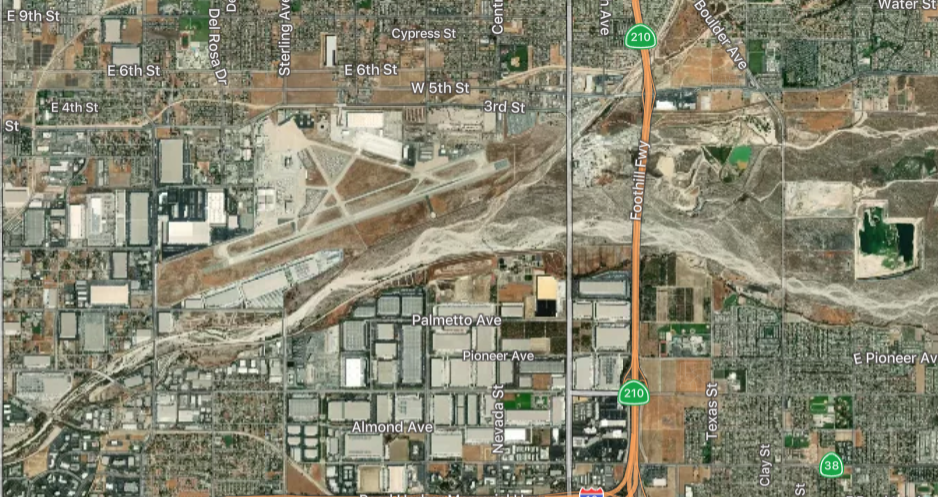
#> input picture Computer Vision/Satellite-Object-Detection-CV/img1_1.png, 938 x 497 px
$ python task_1.py
#> lines starting #> are read from the running program, lines starting #| are printed output that depends on the picture
import cv2
import numpy as np
import matplotlib
matplotlib.use('TkAgg')
import matplotlib.pyplot as plt

img1 = cv2.imread('img1_1.png')
#> img1 is the input picture: shape (497, 938, 3); mean B, G, R 113.5, 133.4, 134.2
img2 = cv2.imread('img2_2.png')
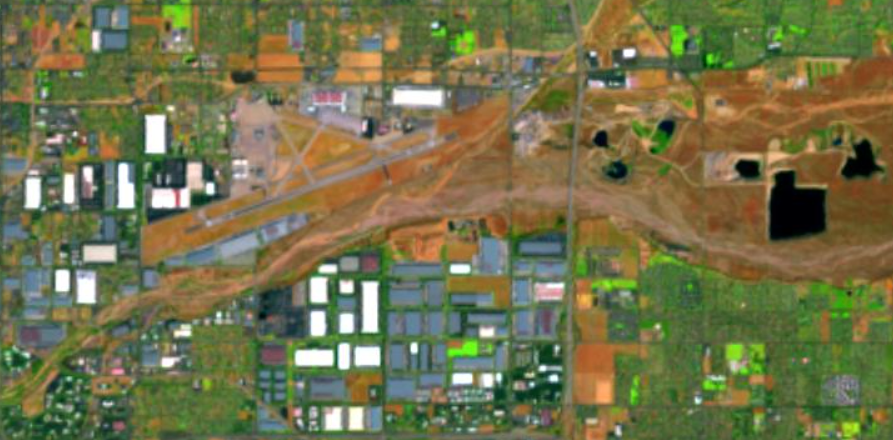
#> input picture Computer Vision/Satellite-Object-Detection-CV/img2_2.png, 893 x 440 px
#> img2 is the input picture: shape (440, 893, 3); mean B, G, R 74.8, 114.1, 114.1

img1 = cv2.resize(img1, (600, 400))
#> img1: shape (400, 600, 3)
img2 = cv2.resize(img2, (600, 400))
#> img2: shape (400, 600, 3)

# Попередня обробка
# Використовуємо GaussianBlur + unsharp mask для покращення різкості
img1_blur = cv2.GaussianBlur(img1, (5,5), 0)
img2_blur = cv2.GaussianBlur(img2, (5,5), 0)

# Посилення контрасту
sharp_kernel = np.array([[-1,-1,-1], [-1,9,-1], [-1,-1,-1]])
img1_sharp = cv2.filter2D(img1_blur, -1, sharp_kernel)
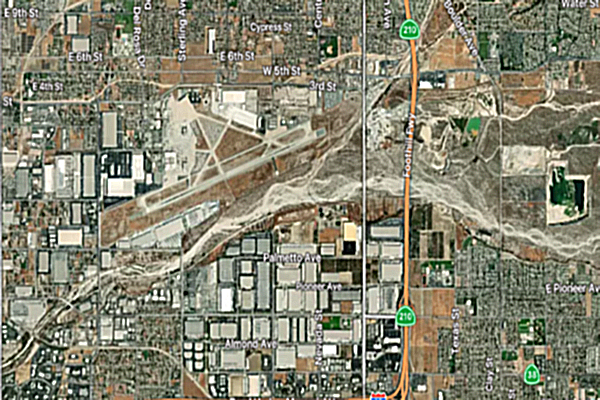
#> img1_sharp: shape (400, 600, 3); mean B, G, R 113.4, 133, 133.8
img2_sharp = cv2.filter2D(img2_blur, -1, sharp_kernel)
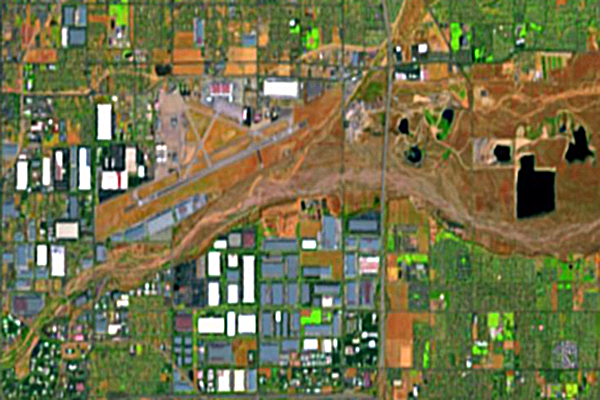
#> img2_sharp: shape (400, 600, 3); mean B, G, R 74.3, 113.5, 113.7

# вирівнювання яскравості
img1_yuv = cv2.cvtColor(img1_blur, cv2.COLOR_BGR2YUV)
#> img1_yuv: shape (400, 600, 3); mean of channels 0, 1, 2 131.2, 119.3, 130.5
img1_yuv[:,:,0] = cv2.equalizeHist(img1_yuv[:,:,0])
#> img1_yuv: shape (400, 600, 3); mean of channels 0, 1, 2 128.7, 119.3, 130.5
img1_corr = cv2.cvtColor(img1_yuv, cv2.COLOR_YUV2BGR)

img2_yuv = cv2.cvtColor(img2_blur, cv2.COLOR_BGR2YUV)
#> img2_yuv: shape (400, 600, 3); mean of channels 0, 1, 2 109.5, 110.8, 131.9
img2_yuv[:,:,0] = cv2.equalizeHist(img2_yuv[:,:,0])
#> img2_yuv: shape (400, 600, 3); mean of channels 0, 1, 2 128.9, 110.8, 131.9
img2_corr = cv2.cvtColor(img2_yuv, cv2.COLOR_YUV2BGR)

plt.figure(figsize=(10,5))
plt.subplot(121), plt.imshow(cv2.cvtColor(img1_corr, cv2.COLOR_BGR2RGB)), plt.title('Оброблене зображення 1')
plt.subplot(122), plt.imshow(cv2.cvtColor(img2_corr, cv2.COLOR_BGR2RGB)), plt.title('Оброблене зображення 2')
plt.show()

# Виділення ознак ORB (feature detection)
orb = cv2.ORB_create(nfeatures=1000)

# Знаходження ключових точок та дескрипторів
kp1, des1 = orb.detectAndCompute(img1_corr, None)
#> kp1 = 1000 keypoints; strongest (x, y, size): (375, 346, 31), (245, 270, 53.6), (137, 189, 77.1), (140, 176, 111.1)
kp2, des2 = orb.detectAndCompute(img2_corr, None)
#> kp2 = 1000 keypoints; strongest (x, y, size): (370, 342, 53.6), (227, 248, 92.6), (233, 257, 92.6), (47, 344, 31)

# Візуалізація знайдених точок
img_kp1 = cv2.drawKeypoints(img1_corr, kp1, None, color=(0,255,0))
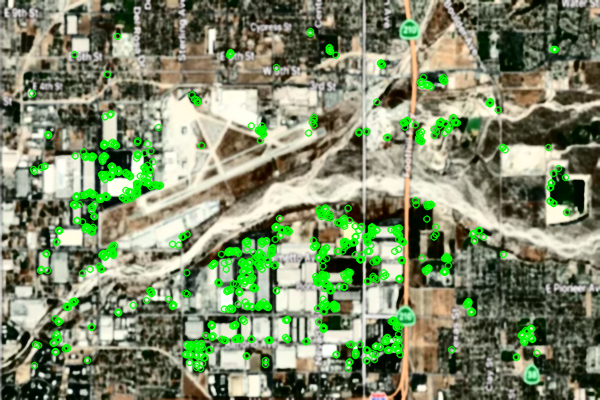
#> img_kp1: shape (400, 600, 3); mean B, G, R 105.4, 137.7, 124.7
img_kp2 = cv2.drawKeypoints(img2_corr, kp2, None, color=(0,255,0))
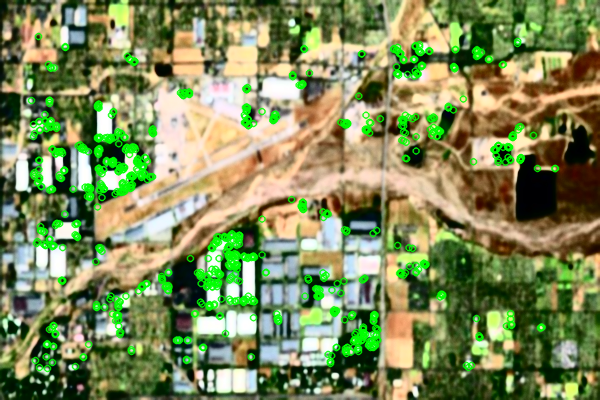
#> img_kp2: shape (400, 600, 3); mean B, G, R 89.5, 139.8, 126.7

plt.figure(figsize=(10,5))
plt.subplot(121), plt.imshow(cv2.cvtColor(img_kp1, cv2.COLOR_BGR2RGB)), plt.title('Ознаки зображення 1')
plt.subplot(122), plt.imshow(cv2.cvtColor(img_kp2, cv2.COLOR_BGR2RGB)), plt.title('Ознаки зображення 2')
plt.show()
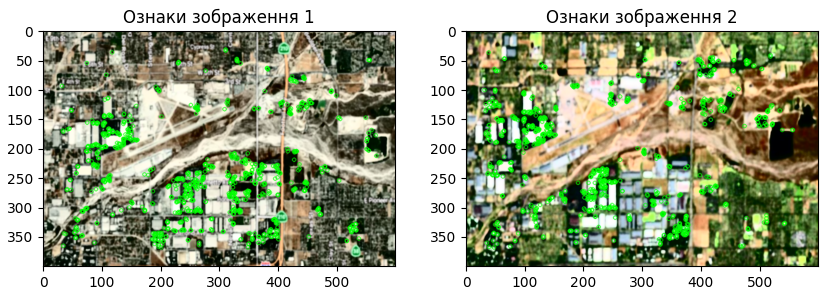
#> figure drawn by matplotlib, 2 panels

bf = cv2.BFMatcher(cv2.NORM_HAMMING, crossCheck=True)
matches = bf.match(des1, des2)
#> matches = 324 matches
matches = sorted(matches, key=lambda x: x.distance)

result = cv2.drawMatches(img1_corr, kp1, img2_corr, kp2, matches[:50], None, flags=2)
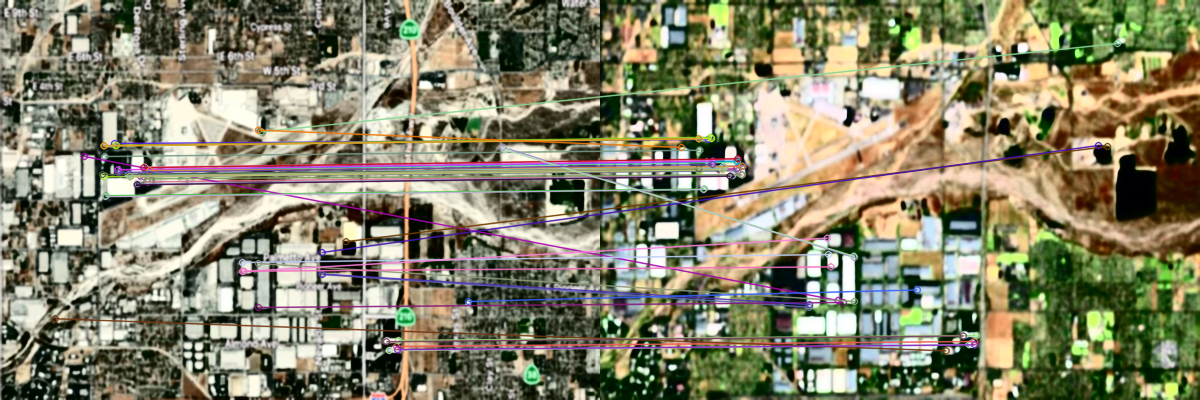
#> result: shape (400, 1200, 3); mean B, G, R 104.3, 130.3, 132.9

plt.figure(figsize=(15,7))
plt.imshow(cv2.cvtColor(result, cv2.COLOR_BGR2RGB))
plt.title('Порівняння ознак між зображеннями')
plt.show()
